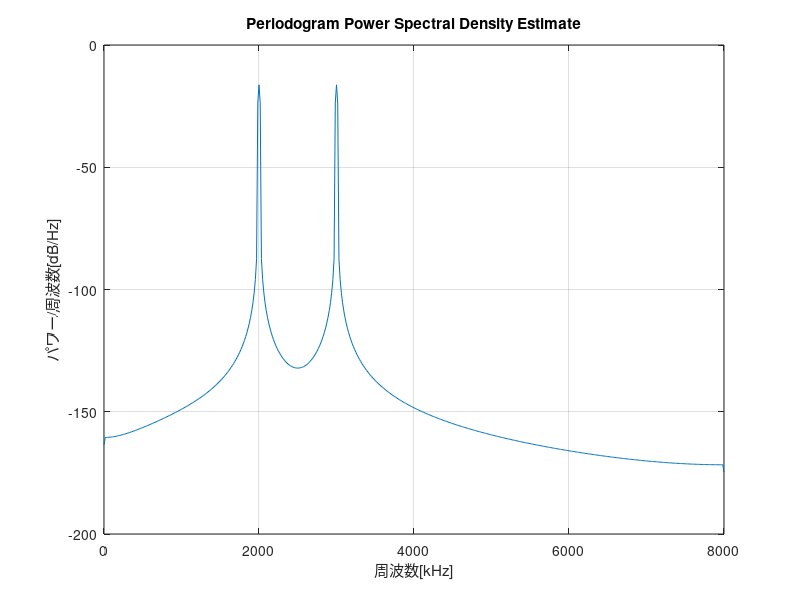

Reproduce this figure in MATLAB.
fs= 16000;
fx = 2000;
fy = 3000;

x = zeros(1024,1);
y = zeros(1024,1);

for t = 1:1024
    x(t) = sin(t/fs*fx*2*pi);
    y(t) = sin(t/fs*fy*2*pi);
end
z = x+y;

l = 1024;
w = hamming(1024);

plot(z(1:100))
periodogram(z,w,l,fs)

%periodogram(x,w,l,fs)

xlabel('周波数[kHz]')
ylabel('パワー/周波数[dB/Hz]')

saveas(gcf,'3-2-2','epsc')

%xlabel('録音開始からの時間[t](16000=1秒)')
%ylabel('声の大きさの振幅[bit]')

%saveas(gcf,'3-2-1','epsc')

